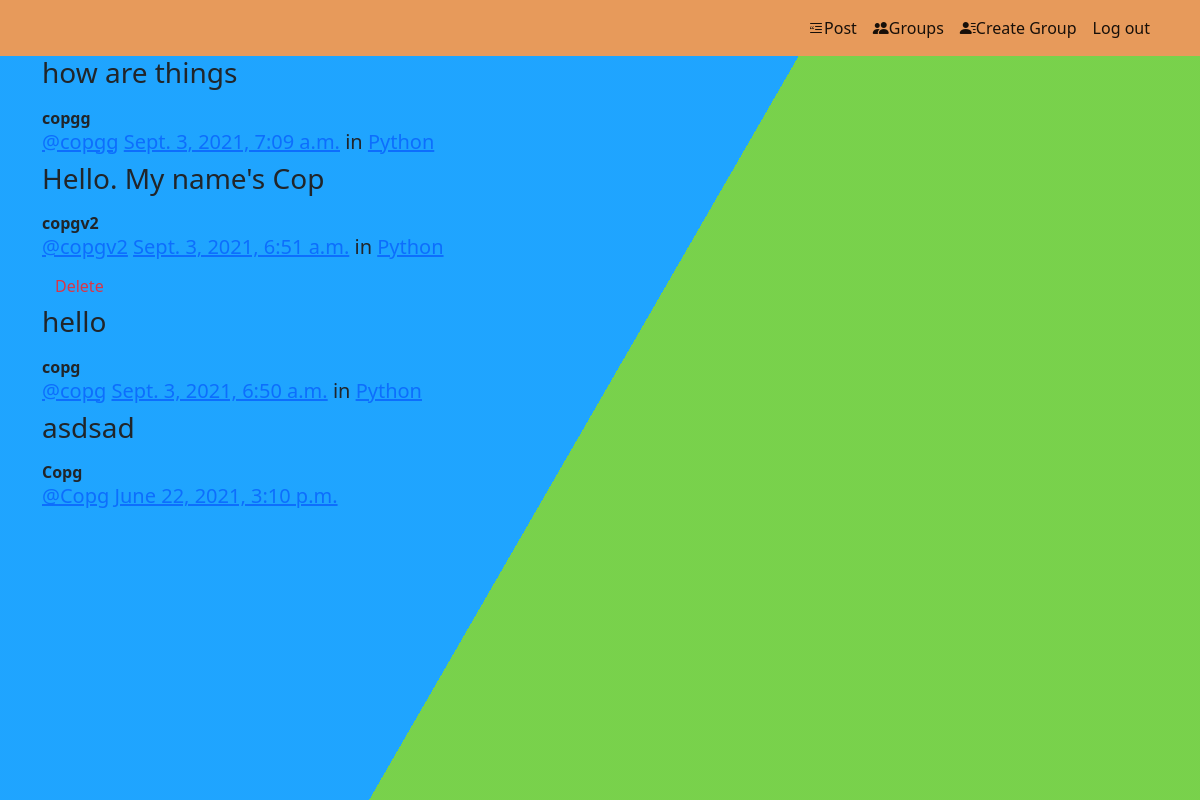
Screenshot of /posts/ (signed in) with the database file from the repository.
### posts/models.py (models this page shows, shortened)
class Post(models.Model):
    user = models.ForeignKey(User, related_name='posts',
                             on_delete=models.CASCADE)
    created_at = models.DateTimeField(auto_now=True)
    message = models.TextField()
    message_html = models.TextField(editable=False)
    group = models.ForeignKey(
        Group, related_name='posts', null=True, blank=True, on_delete=models.CASCADE)
    class Meta:
        ordering = ["-created_at"]
        unique_together = ['user', 'message']

### groups/models.py (models this page shows, shortened)
class Group(models.Model):
    name = models.CharField(max_length=256,unique=True)
    slug = models.SlugField(max_length=256,unique=True)
    description = models.TextField(default='',blank=True)
    description_html = models.TextField(editable=False, default='', blank=True)
    members = models.ManyToManyField(User,through='GroupMember')
    class Meta:
        ordering = ['name']

### posts/views.py (the view)
class PostList(SelectRelatedMixin, generic.ListView):
    model = models.Post
    select_related = ('user', 'group')

### posts/templates/posts/post_list.html (shortened to what this page needs)
{% extends "posts/post_base.html" %}
{% block post_content %}
<div class="col-md-8">
    {% for post in post_list %}
    {% include "posts/_post.html" %}
    {% endfor %}
</div>
{% endblock post_content %}

### posts/templates/posts/_post.html (shortened to what this page needs)
<div class="post media">
	<h3>{{ post.message_html|safe }}</h3>
	<div class="media-body">
		<strong>{{ post.user.username }}</strong>
		<h5 class="media-heading">
			<span class="username"><a href="{% url 'posts:for_user' username=post.user.username %}">@{{ post.user.username }}</a></span>
			<time class="time"><a href="{% url 'posts:single' username=post.user.username pk=post.pk %}">{{ post.created_at }}</a></time>
			{% if post.group %}
			<span class="group-name">in <a href="#">{{ post.group.name }}</a></span>
			{% endif %}
		</h5>
		<div class="media-footer">
			{% if user.is_authenticated and post.user == user and not hide_delete %}
				<a href="{% url 'posts:delete' pk=post.pk %}" title="delete" class="btn btn-simple">
					<span class="text-danger icon-label">Delete</span>
				</a>
			{% endif %}
		</div>
	</div>
</div>

### static/mypro/css/mypro3.css (style rules this page uses)
html { height:100%; }
body { margin:0; }

### rows the page displays
Post: message_html "how are things", user.username "copgg", created_at "Sept. 3, 2021, 7:09 a.m.", group.name "Python"
Post: message_html "Hello. My name's Cop", user.username "copgv2", created_at "Sept. 3, 2021, 6:51 a.m.", group.name "Python", shows "Delete"
Post: message_html "hello", user.username "copg", created_at "Sept. 3, 2021, 6:50 a.m.", group.name "Python"
Post: message_html "asdsad", user.username "Copg", created_at "June 22, 2021, 3:10 p.m."
